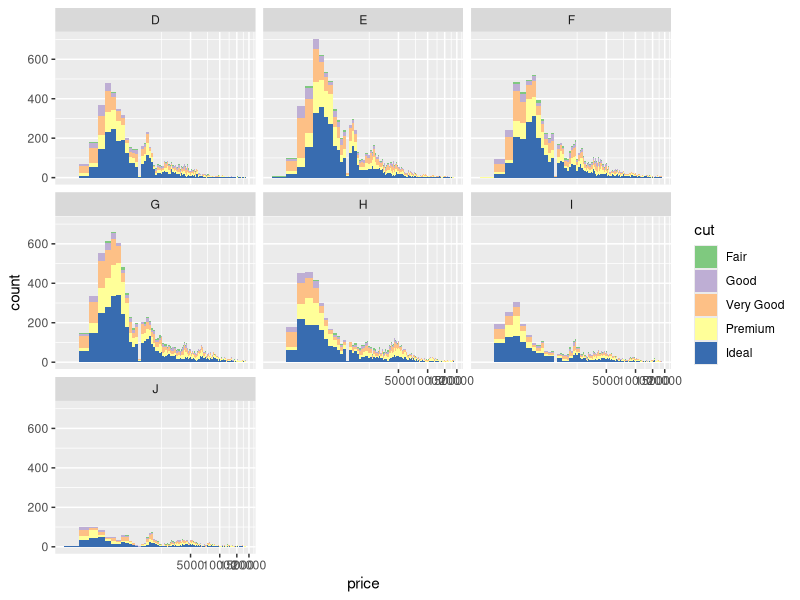

This chart was generated by the following R code:
## ---- chunk 1
knitr::opts_chunk$set(echo = TRUE)
library(dplyr)
library(ggplot2)
df <- tbl_df(diamonds)
## ---- chunk 2
ggplot(df, aes(price)) +
  geom_histogram(aes(fill = cut), binwidth = 100) +
  facet_wrap(~color, ncol = 3) +
  scale_fill_brewer(type = 'qual') +
  coord_trans(x = 'log10')
